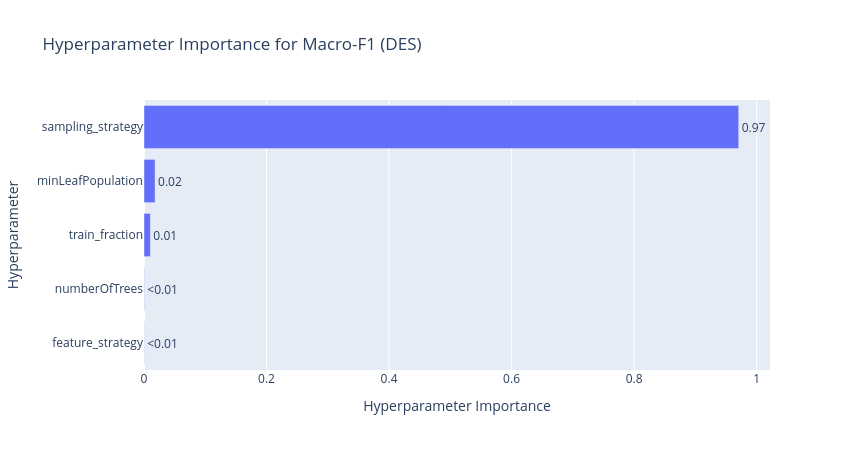
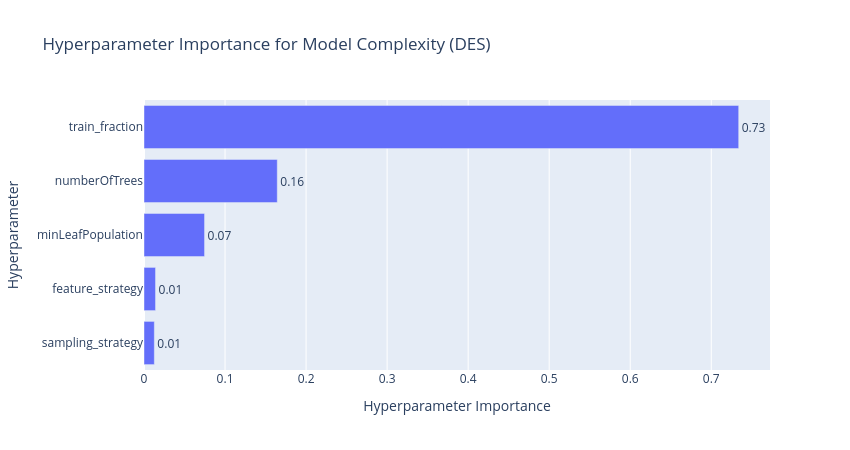

Write notebook code for charts like these, in order.
### Code cell
# --- Hyperparameter Importance Analysis ---
from optuna.visualization import plot_param_importances

# 1. Parameter Importance for Objective 1: Mean Macro-F1
fig_importance_f1 = plot_param_importances(
    study,
    target=lambda t: t.values[0],
    target_name="Mean Macro-F1"
)
fig_importance_f1.update_layout(
    title=f"Hyperparameter Importance for Macro-F1 ({TARGET_REGION})",
    width=850,
    height=450
)
fig_importance_f1.show()

# 2. Parameter Importance for Objective 2: Model Complexity
fig_importance_complexity = plot_param_importances(
    study,
    target=lambda t: t.values[1],
    target_name="Model Complexity"
)
fig_importance_complexity.update_layout(
    title=f"Hyperparameter Importance for Model Complexity ({TARGET_REGION})",
    width=850,
    height=450
)
fig_importance_complexity.show()

# Optional: Export interactive HTMLs
fig_importance_f1.write_html(output_config_dir / f"{TARGET_REGION}_param_importance_f1.html")
fig_importance_complexity.write_html(output_config_dir / f"{TARGET_REGION}_param_importance_complexity.html")

### Figure 1 — Plotly figure (JSON) as saved in the notebook; plotly's stock layout.template omitted (floating-point values rounded to 4 significant figures)
{"data": [{"cliponaxis": false, "hovertemplate": ["feature_strategy (CategoricalDistribution): 0.00031523209138309795<extra></extra>", "numberOfTrees (IntDistribution): 0.000519252896835456<extra></extra>", "train_fraction (FloatDistribution): 0.010362606962935537<extra></extra>", "minLeafPopulation (IntDistribution): 0.018053868334509265<extra></extra>", "sampling_strategy (CategoricalDistribution): 0.9707490397143367<extra></extra>"], "name": "Mean Macro-F1", "orientation": "h", "text": ["<0.01", "<0.01", "0.01", "0.02", "0.97"], "textposition": "outside", "type": "bar", "x": [0.0003152, 0.0005193, 0.01036, 0.01805, 0.9707], "y": ["feature_strategy", "numberOfTrees", "train_fraction", "minLeafPopulation", "sampling_strategy"]}], "layout": {"height": 450, "title": {"text": "Hyperparameter Importance for Macro-F1 (DES)"}, "width": 850, "xaxis": {"title": {"text": "Hyperparameter Importance"}}, "yaxis": {"title": {"text": "Hyperparameter"}}}}

### Figure 2 — Plotly figure (JSON) as saved in the notebook; plotly's stock layout.template omitted (floating-point values rounded to 4 significant figures)
{"data": [{"cliponaxis": false, "hovertemplate": ["sampling_strategy (CategoricalDistribution): 0.01274794083578075<extra></extra>", "feature_strategy (CategoricalDistribution): 0.014239607626093612<extra></extra>", "minLeafPopulation (IntDistribution): 0.07472323882275386<extra></extra>", "numberOfTrees (IntDistribution): 0.16444577683317166<extra></extra>", "train_fraction (FloatDistribution): 0.7338434358822001<extra></extra>"], "name": "Model Complexity", "orientation": "h", "text": ["0.01", "0.01", "0.07", "0.16", "0.73"], "textposition": "outside", "type": "bar", "x": [0.01275, 0.01424, 0.07472, 0.1644, 0.7338], "y": ["sampling_strategy", "feature_strategy", "minLeafPopulation", "numberOfTrees", "train_fraction"]}], "layout": {"height": 450, "title": {"text": "Hyperparameter Importance for Model Complexity (DES)"}, "width": 850, "xaxis": {"title": {"text": "Hyperparameter Importance"}}, "yaxis": {"title": {"text": "Hyperparameter"}}}}
